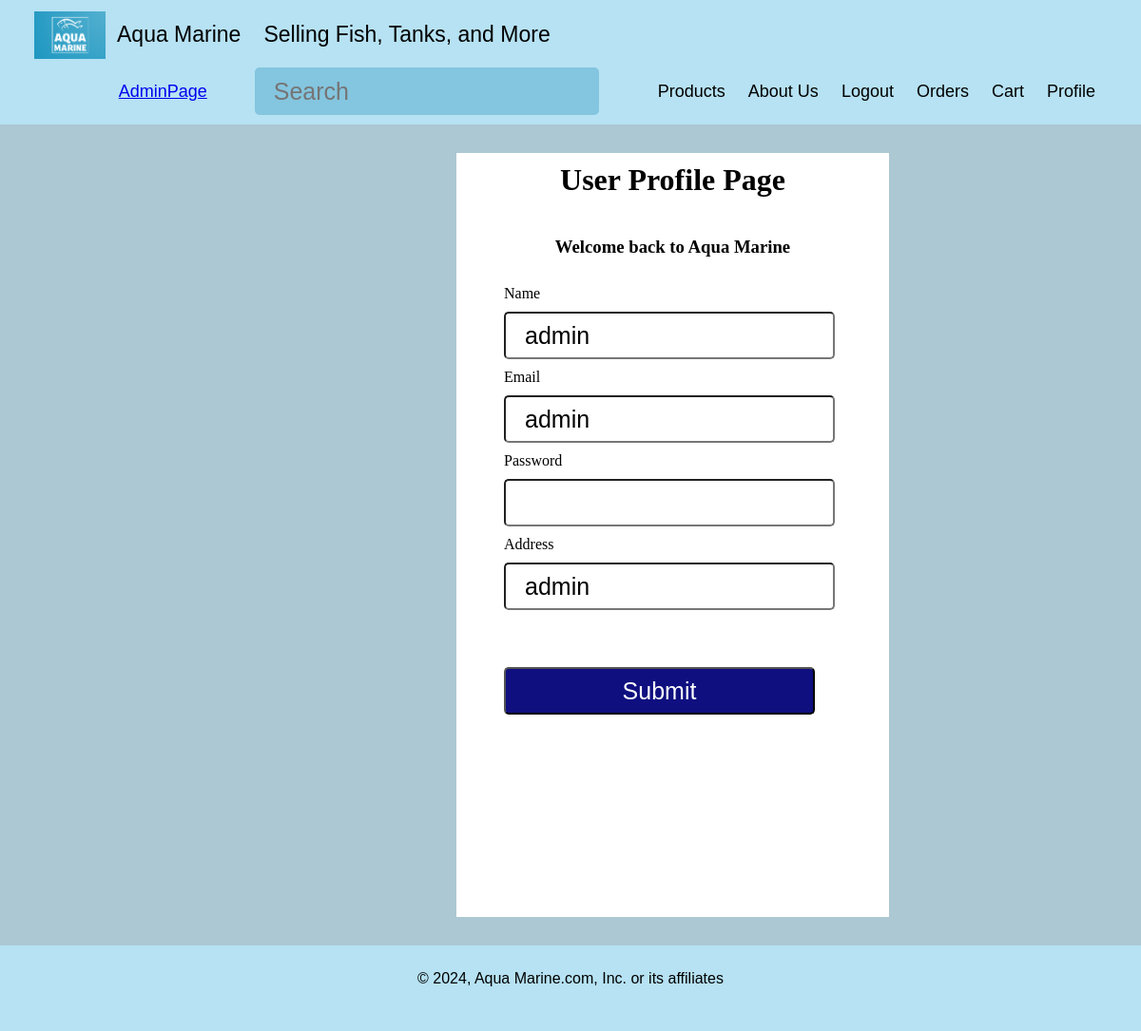
/Capstone/profile.php (signed in), run on the app's committed database.
### tables this page shows
CREATE TABLE `members` (
  `Members_Id` int NOT NULL,
  `Name` varchar(45) NOT NULL,
  `Password` varchar(255) NOT NULL,
  `Comment_id` int DEFAULT NULL,
  `address` varchar(20) NOT NULL,
  `email` varchar(25) NOT NULL,
  `orderNumber` int DEFAULT NULL,
  `isAdmin` int DEFAULT NULL
);

### Capstone/profile.php (the view, shortened to what this page needs)
<?php
    $conn = OpenCon();
?>
<!DOCTYPE html>
<html lang="en">
    <head>
        <link rel="stylesheet" type="text/css" href="style.css"/>
</head>
    <header>
        <div class="header">
            <a href="index.php" class="logo navBarButton"><img src="./graphic/Logo.png" alt="Logo"></a>
            <div class="header-text">
                <a class="navBarButton">Aqua Marine</a>
                <a class="navBarButton">Selling Fish, Tanks, and More</a>
            </div>
            <div class="header-right">
                <?php
                    if(isset($_SESSION['Members_Id'])) {
                        $membersID = $_SESSION['Members_Id'];
                        $sql = "SELECT * FROM members WHERE Members_Id = $membersID";
                        $result = $conn->query($sql);
                        if ($result->num_rows > 0) {
                            $userData = $result->fetch_assoc();
                            if ($userData['isAdmin'] == 1) {
                                echo '<a href="admin.php">AdminPage</a>';
                            }
                        } else {
                            echo "Error retrieving user data.";
                        }
                    }
                ?>
                <form action="search.php" method="GET">
                    <input type="text" placeholder="Search" name="search" id="search">
                </form>
                <a href="products.php" class="navBarButton">Products</a>
                <a href="aboutus.php" class="navBarButton">About Us</a>
                <?php
                if(isset($_SESSION['Members_Id'])) {
                    echo '<a href="logout.php" class="navBarButton">Logout</a>';
                } else {
                    echo '<a href="signup.php" class="navBarButton">Signup</a>';
                    echo '<a href="login.php" class="navBarButton">Login</a>';
                }
                ?>
                <a href="orders.php" class="navBarButton">Orders</a>
                <?php
                if(isset($_SESSION['Members_Id'])) {
                    $membersID = $_SESSION['Members_Id'];
                    $cartCountQuery = "SELECT COUNT(*) AS cartCount FROM cart WHERE User_id = $membersID";
                    $cartCountResult = $conn->query($cartCountQuery);
                    if ($cartCountResult) {
                        echo "<a href='cart.php' class='navBarButton'>Cart";
                        echo "</a>";
                    } else {
                        echo "Error retrieving cart count.";
                    }
                } else {
                    echo '<a href="cart.php" class="navBarButton">Cart</a>';
                }
                ?>
                <a href="profile.php" class="navBarButton">Profile</a>
            </div>
        </div>
    </header>
    <body>
        <div class="profile">
            <form method="POST" action="profile.php" >
                <div>
                    <h1 class="login-text">User Profile Page</h1>
                    <h3 class="login-text">Welcome back to Aqua Marine</h3>
                </div>
                <?php
                $currentUser = $_SESSION['Members_Id'];
                $sql = "SELECT * FROM members WHERE Members_Id = $currentUser";
                $results = $conn->query($sql);
                if($results){
                    if(mysqli_num_rows($results)>0){
                        while($rows = mysqli_fetch_array($results)){
                            ?>
                            <label for="Name" style= padding-left:50px; >Name</label>
                             <div>
                            <input type="text" value="<?php echo $rows['Name']?>" name="Name"   required>
                            </div>
                            <label for="email" style= padding-left:50px; >Email</label>
                            <div>
                            <input type="text" value="<?php echo $rows['email']?>" name="email" required>
                            </div>
                            <label for="password" style= padding-left:50px; >Password</label>
                            <div>
                            <input type="password" value="" name="password" required>
                            </div>
                            <label for="Address" style= padding-left:50px; >Address</label>
                            <div>
                            <input type="text" value="<?php echo $rows['address']?>" name="Address" required>
                            </div>
                            <div>
                            <input type="submit" placeholder="Update" Name="Update">
                            </div>
                <?php
                        }
                    }
                    else
                    {
                    header("Location: signup.php");
                    exit();
                    }
                }
		?>
            </form>
            </div>
    </body>
    <footer>
        <div class="footer">
            <p>© 2024, Aqua Marine.com, Inc. or its affiliates</p>
        </div>
    </footer>
</html>

### Capstone/style.css (style rules this page uses)
* { box-sizing: border-box; }
body { margin: 0; background-color: rgb(171, 200, 211); }
.login-text { text-align: center; padding: 10px; }
header { margin: 0; font-family: Arial, Helvetica, sans-serif; background-color: rgb(171, 200, 211); color: white; position: static; top: 0; }
.header { overflow: hidden; background-color: rgb(182, 226, 243); padding-left: 36px; padding-right: 36px; padding-top: 12px; }
.header img { width: 75px; height: 50px; }
.header a.navBarButton { float: left; color: black; text-align: center; padding: 12px; text-decoration: none; line-height: 25px; border-radius: 4px; }
.header a.logo { font-size: 25px; font-weight: bold; padding: 0 !important; }
input[name="search" i] { float: right; padding: 8px 20px; border-radius: 50px; color: black; background-color: rgb(132, 197, 223); border-color: white; margin-right: 30px; border: 0; }
.header-text { float: left; display: flex; align-items: center; font-size: 23px }
.header-right { float: right; display: flex; align-items: center; font-size: 18px; }
input[type=text] { height: 50px; margin: 10px 50px 10px 50px; padding-left: 20px; border-radius: 5px; font-size: 25px; }
.profile { background-color: white; margin-top: 30px; margin-bottom: 30px; margin-left: 40%; margin-right: 40%; width: 455px; height: 804px; }
input[name=Update] { width: 327px; height: 50px; margin: 50px 50px 10px 50px; border-radius: 5px; font-size: 25px; text-align: center; color: white; background-color: rgb(15, 15, 128); }
input[type=password] { height: 50px; margin: 10px 50px 10px 50px; padding-left: 20px; border-radius: 5px; font-size: 25px; }
footer { background-color: rgb(182, 226, 243); }
.footer { color: black; text-align: center; font-family: Arial, Helvetica, sans-serif; margin: 0; padding: 10px 0 30px; }

### data on the page
members: Name "admin", email "admin", Address "admin"
